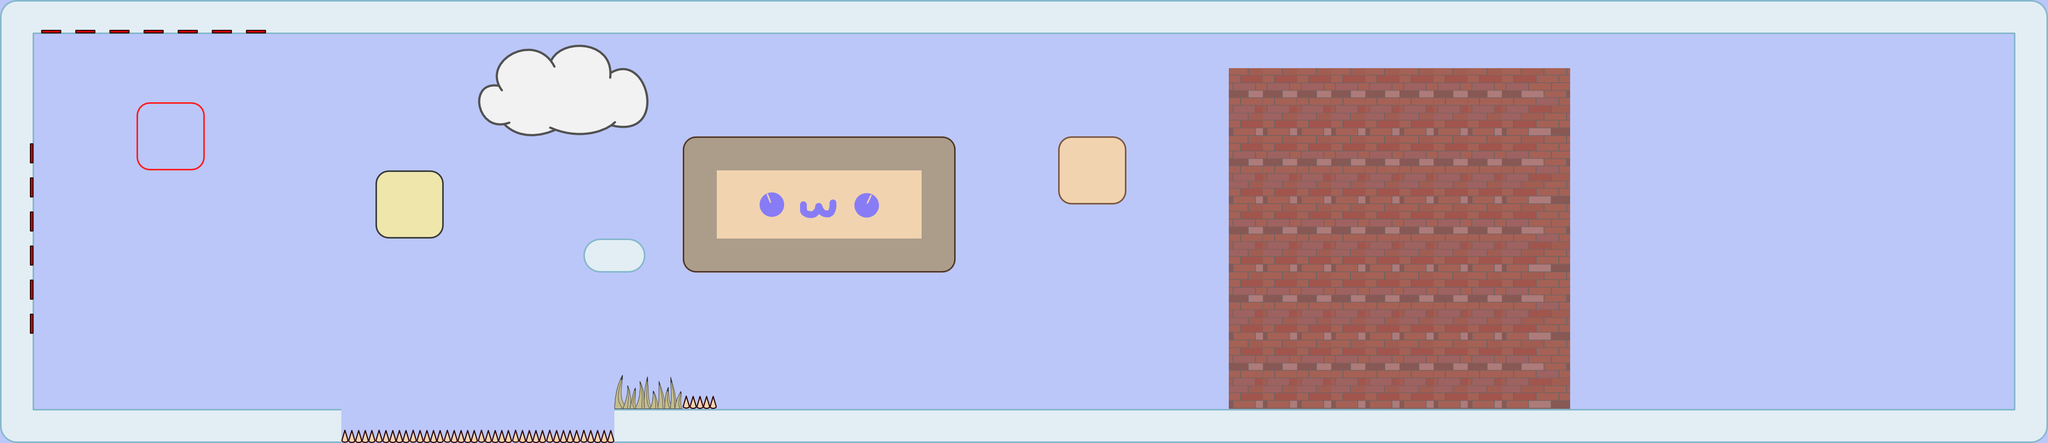

A 2D game scene composited from a Tiled map and its tileset images. What follows is a short description and the map's XML, with each tile layer's data collapsed to a summary:
An orthogonal 60x13 tile map with 64x64 px tiles, 4 tile layers (fondo, Capa de Patrones 1, noportaldraw, caritas) and 17 objects (3x ET_WALL, 3x ET_WALL_NOPORTAL, 3x ET_SPIKES, ET_PLAYER, ET_PRINCESS).

<map version="1.0" orientation="orthogonal" width="60" height="13" tilewidth="64" tileheight="64">
 <tileset firstgid="1" name="tilemapinkscape" tilewidth="64" tileheight="64">
  <image source="tilemapinkscape.png" trans="000000" width="1024" height="1024" />
 </tileset>
 <layer name="fondo" width="60" height="13">
  <data>[780 cells, 780 non-empty, 1 distinct tile ids]</data>
 </layer>
 <layer name="Capa de Patrones 1" width="60" height="13">
  <data>[780 cells, 205 non-empty, 10 distinct tile ids]</data>
 </layer>
 <objectgroup name="Capa de Objetos 1" width="60" height="13">
  <object name="ET_WALL" x="0" y="0" width="64" height="256" />
  <object name="ET_WALL" x="64" y="768" width="576" height="64" />
  <object name="ET_WALL" x="3776" y="0" width="64" height="768" />
  <object name="ET_PLAYER" x="1984" y="512" width="64" height="64" />
  <object name="ET_PRINCESS" x="1984" y="128" width="64" height="64" />
  <object x="1984" y="256" width="128" height="128" />
  <object x="704" y="320" width="128" height="128" />
  <object x="256" y="192" width="128" height="128" />
  <object name="ET_WALL_NOPORTAL" x="1280" y="256" width="512" height="256" />
  <object name="ET_WALL_NOPORTAL" x="64" y="0" width="448" height="64" />
  <object x="512" y="0" width="3264" height="64" />
  <object name="ET_WALL_NOPORTAL" x="0" y="256" width="64" height="384" />
  <object x="0" y="640" width="64" height="192" />
  <object name="ET_SPIKES" x="640" y="800" width="512" height="32" />
  <object name="ET_SPIKES" x="1152" y="736" width="128" height="32" />
  <object name="ET_SPIKES" x="1280" y="736" width="64" height="32" />
  <object x="1152" y="768" width="2688" height="64" />
 </objectgroup>
 <layer name="noportaldraw" width="60" height="13">
  <data>[780 cells, 84 non-empty, 5 distinct tile ids]</data>
 </layer>
 <layer name="caritas" width="60" height="13">
  <data>[780 cells, 126 non-empty, 30 distinct tile ids]</data>
 </layer>
</map>
